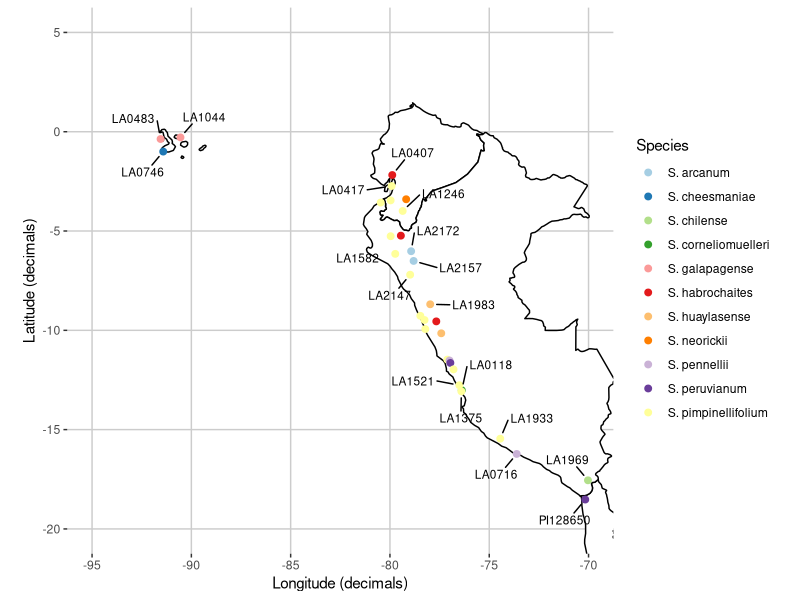
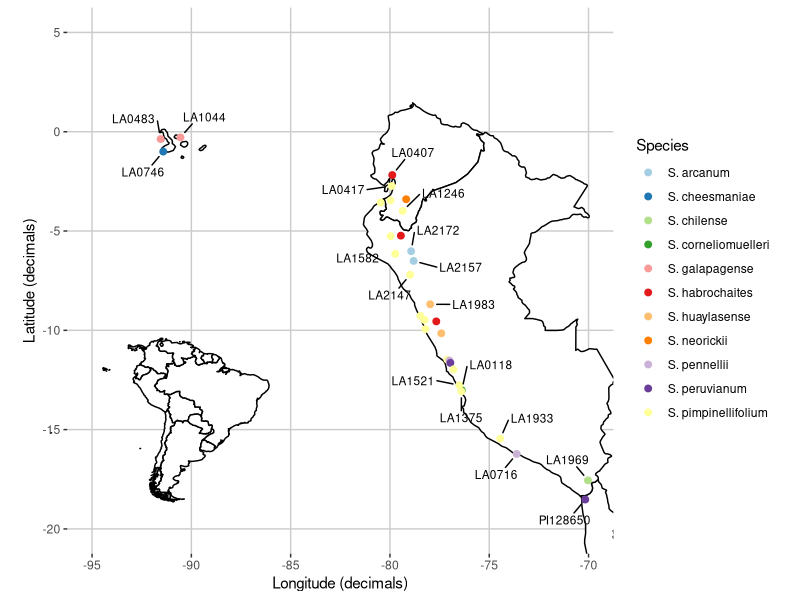

Reproduce these figures in R, in order.
library(ggplot2)
library(RColorBrewer)
library(grid)
library(gridExtra)
library(ggrepel)

#ylim = Latitude; xlim = Longitude

#accession geographic coordinates
spec.loc <- read.csv("spec.loc.csv",header=TRUE)

#this will be a small inset of the entire country
mapa <- borders("world", regions = c("Brazil", "Uruguay", "Argentina", "French Guiana", "Suriname", "Colombia", "Venezuela",
                                     "Bolivia", "Ecuador", "Chile", "Paraguay", "Peru", "Guyana", "Panama"), 
                fill = "white", colour = "black")

MyMapa <- ggplot() + mapa + theme_bw() + theme_void()
  
#this is zoomed in so one can see the locations of the speices and accession
mapb <- borders("world", regions = c("Ecuador","Chile", "Peru"), 
                fill = "white", colour = "black")

MyMapb <- ggplot() + mapb + theme_bw() + xlab("Longitude (decimals)") + ylab("Latitude (decimals)") + 
  geom_point(data = spec.loc, mapping = aes(x = Long, y = Lat, color = Species), size=2) + 
  geom_text_repel(data = spec.loc, aes(Long, Lat, label = ID ),
                  color = 'black',
                  size  = 3,
                  box.padding = 0.7, point.padding = 0.5)+
  scale_color_brewer(palette = "Paired") +
  theme(panel.border = element_blank(), panel.grid.major = element_line(colour = "grey80"), panel.grid.minor = element_blank())

#zoom in further to excluded the tail of chile without collections. 
MyMapb<-MyMapb + coord_fixed( xlim=c(-95,-70), ylim=c(-20,5))

MyMapb

png(file="map.tomatos.png",w=1800,h=1800, res=300)
grid.newpage()
v1<-viewport(width = 1, height = 1, x = 0.5, y = 0.5) #plot area for the main map
v2<-viewport(width = 0.3, height = 0.3, x = 0.20, y = 0.30) #plot area for the inset map
print(MyMapb,vp=v1) 
print(MyMapa,vp=v2)
dev.off()

